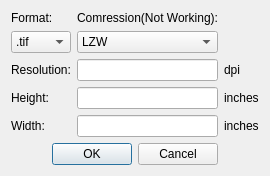
<?xml version="1.0" encoding="UTF-8"?>
<ui version="4.0">
 <class>Dialog</class>
 <widget class="QDialog" name="Dialog">
  <property name="geometry">
   <rect>
    <x>0</x>
    <y>0</y>
    <width>256</width>
    <height>173</height>
   </rect>
  </property>
  <property name="windowTitle">
   <string>Dialog</string>
  </property>
  <layout class="QGridLayout" name="gridLayout" columnstretch="1,1,1">
   <item row="0" column="0">
    <widget class="QLabel" name="label_7">
     <property name="text">
      <string>Format:</string>
     </property>
    </widget>
   </item>
   <item row="0" column="1">
    <widget class="QLabel" name="label_8">
     <property name="cursor">
      <cursorShape>ArrowCursor</cursorShape>
     </property>
     <property name="text">
      <string>Comression(Not Working):</string>
     </property>
    </widget>
   </item>
   <item row="1" column="0">
    <widget class="QComboBox" name="formatCB">
     <item>
      <property name="text">
       <string>.tif</string>
      </property>
     </item>
     <item>
      <property name="text">
       <string>.tiff</string>
      </property>
     </item>
     <item>
      <property name="text">
       <string>.png</string>
      </property>
     </item>
     <item>
      <property name="text">
       <string>.jpeg</string>
      </property>
     </item>
    </widget>
   </item>
   <item row="1" column="1">
    <widget class="QComboBox" name="compressionCB">
     <item>
      <property name="text">
       <string>LZW</string>
      </property>
     </item>
     <item>
      <property name="text">
       <string>ZIP</string>
      </property>
     </item>
     <item>
      <property name="text">
       <string>N/A</string>
      </property>
     </item>
    </widget>
   </item>
   <item row="2" column="0">
    <widget class="QLabel" name="label">
     <property name="text">
      <string>Resolution:</string>
     </property>
    </widget>
   </item>
   <item row="2" column="1">
    <widget class="QLineEdit" name="resolutionLE">
     <property name="text">
      <string/>
     </property>
    </widget>
   </item>
   <item row="2" column="2">
    <widget class="QLabel" name="label_4">
     <property name="text">
      <string>dpi</string>
     </property>
    </widget>
   </item>
   <item row="3" column="0">
    <widget class="QLabel" name="label_2">
     <property name="text">
      <string>Height:</string>
     </property>
    </widget>
   </item>
   <item row="3" column="1">
    <widget class="QLineEdit" name="heightLE"/>
   </item>
   <item row="3" column="2">
    <widget class="QLabel" name="label_5">
     <property name="text">
      <string>inches</string>
     </property>
    </widget>
   </item>
   <item row="4" column="0">
    <widget class="QLabel" name="label_3">
     <property name="text">
      <string>Width:</string>
     </property>
    </widget>
   </item>
   <item row="4" column="1">
    <widget class="QLineEdit" name="widthLE"/>
   </item>
   <item row="4" column="2">
    <widget class="QLabel" name="label_6">
     <property name="text">
      <string>inches</string>
     </property>
    </widget>
   </item>
   <item row="5" column="0" colspan="2">
    <widget class="QDialogButtonBox" name="buttonBox">
     <property name="orientation">
      <enum>Qt::Horizontal</enum>
     </property>
     <property name="standardButtons">
      <set>QDialogButtonBox::Cancel|QDialogButtonBox::Ok</set>
     </property>
    </widget>
   </item>
  </layout>
 </widget>
 <resources/>
 <connections>
  <connection>
   <sender>buttonBox</sender>
   <signal>accepted()</signal>
   <receiver>Dialog</receiver>
   <slot>accept()</slot>
   <hints>
    <hint type="sourcelabel">
     <x>248</x>
     <y>254</y>
    </hint>
    <hint type="destinationlabel">
     <x>157</x>
     <y>274</y>
    </hint>
   </hints>
  </connection>
  <connection>
   <sender>buttonBox</sender>
   <signal>rejected()</signal>
   <receiver>Dialog</receiver>
   <slot>reject()</slot>
   <hints>
    <hint type="sourcelabel">
     <x>316</x>
     <y>260</y>
    </hint>
    <hint type="destinationlabel">
     <x>286</x>
     <y>274</y>
    </hint>
   </hints>
  </connection>
 </connections>
</ui>
